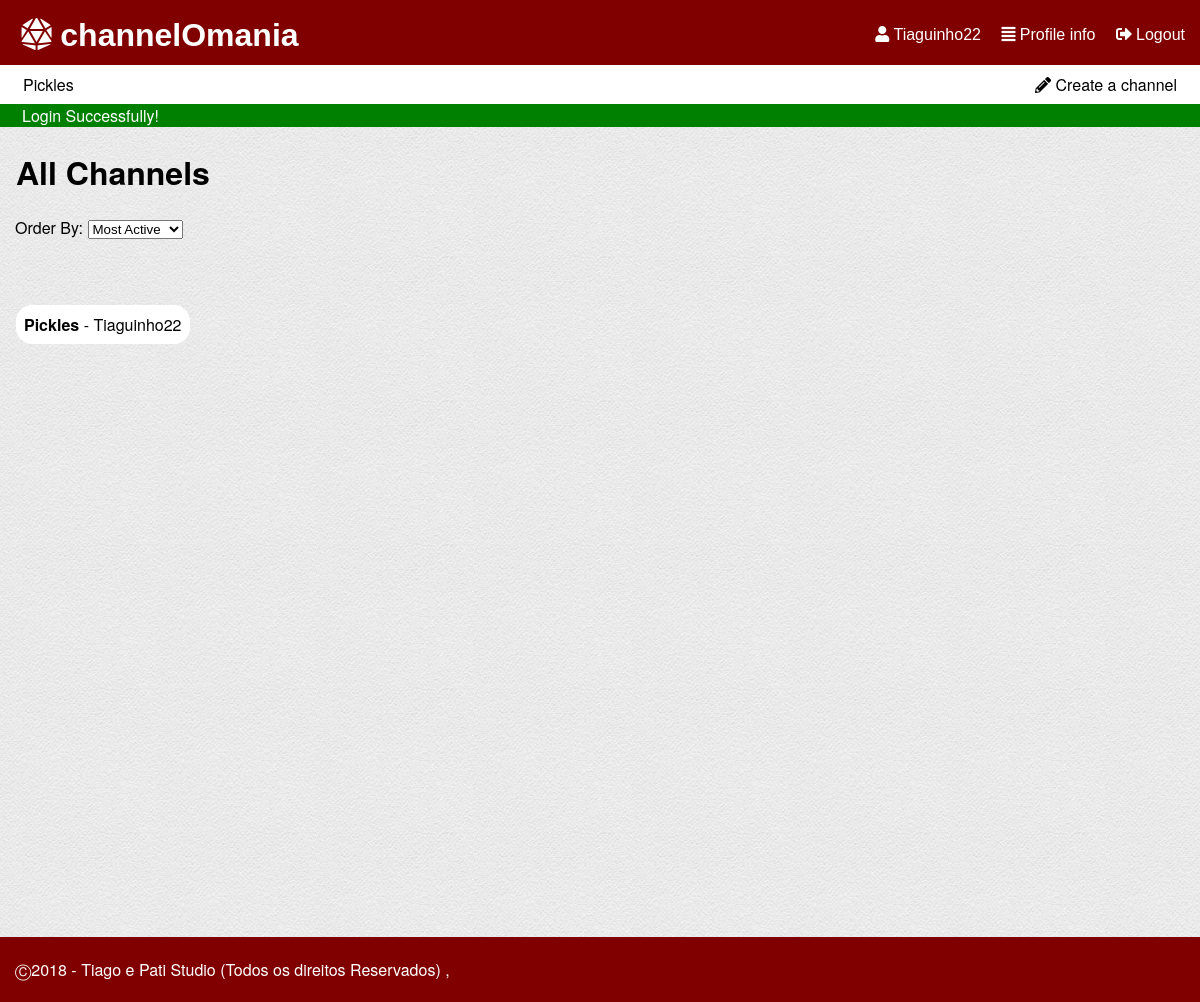
Page /pages/all_channels.php (signed in) on the earlier database version.
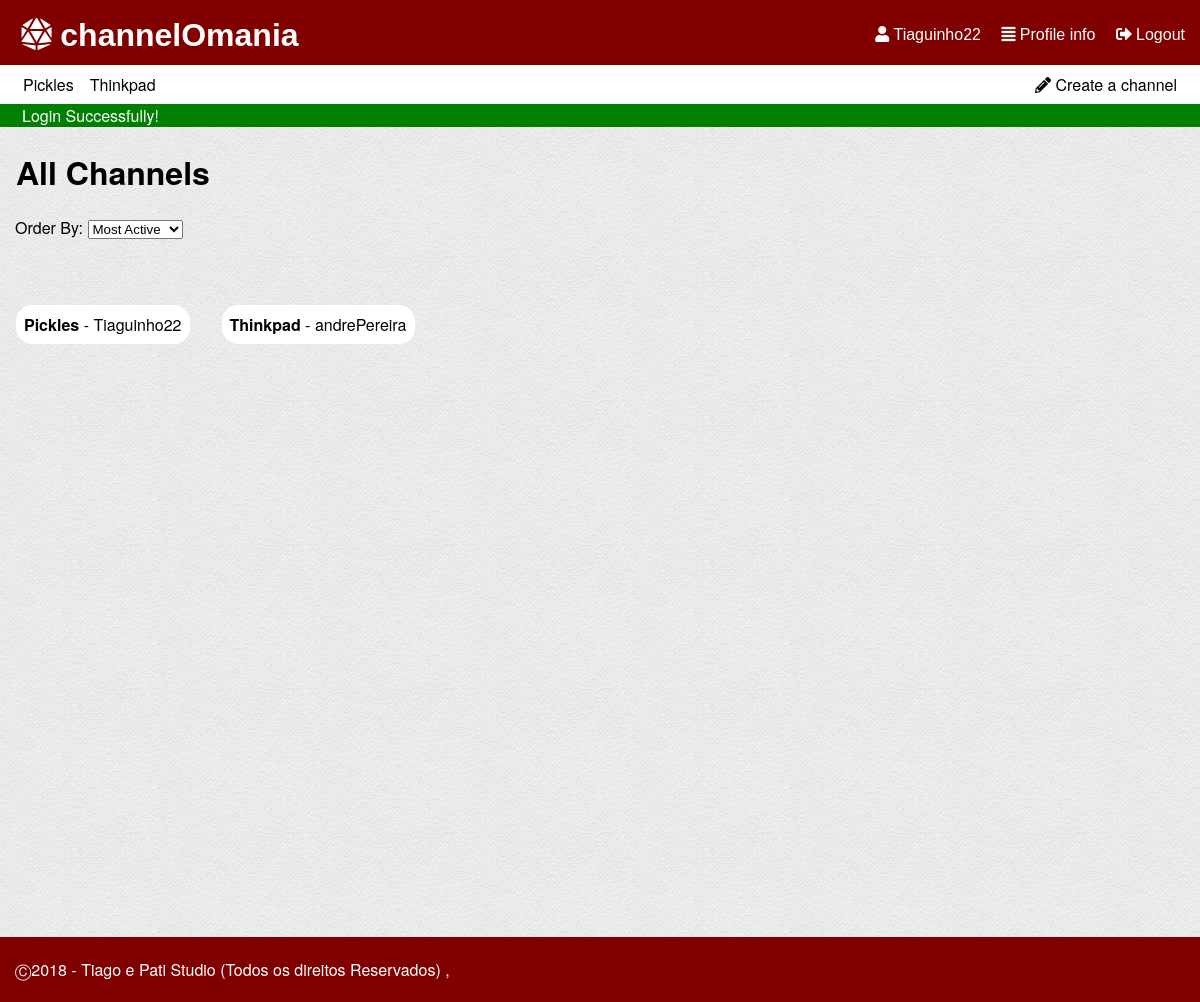
Same page on the later database version.
### tables this page shows
CREATE TABLE "channel" (
	`ID`	INTEGER NOT NULL,
	`name`	TEXT NOT NULL CHECK(length(name) > 0 and length(name) < 30) UNIQUE,
	`coverImage`	TEXT,
	`author`	INTEGER NOT NULL,
	PRIMARY KEY(`ID`),
	FOREIGN KEY(`author`) REFERENCES `user`(`ID`) ON DELETE Cascade ON UPDATE No Action
);

CREATE TABLE "user" (
	`ID`	INTEGER NOT NULL PRIMARY KEY AUTOINCREMENT,
	`username`	TEXT NOT NULL CHECK(length ( username ) > 0 and length ( username ) < 16),
	`email`	TEXT NOT NULL,
	`password`	TEXT NOT NULL CHECK(length ( password ) > 5),
	`birth`	TEXT CHECK(length ( birth ) > 0),
	`profilePic`	TEXT,
	`score`	INTEGER DEFAULT 0,
	CONSTRAINT `username` UNIQUE(`username`)
);

### database/db_list.php (called while the page is built, shortened)
<?php
function listChannel($sort='') {
  switch($sort){
    case 'mActive':
      $order = 'n_stories DESC';
      break;
    default:
      $order = 'n_stories DESC';
      break;
  }
  $db = Database::instance()->db();
  $stmt = $db->prepare('SELECT *,(SELECT COUNT(*) FROM story WHERE story.channel == channel.ID) AS n_stories,channel.ID as channelId FROM channel INNER JOIN user ON author=user.ID ORDER BY '.$order);
  $stmt->execute();
  return $stmt->fetchAll();
}
?>

### templates/tpl_all_channels.php (the view, shortened to what this page needs)
<?php function draw_channel_list($channels) { ?>
  <h1>All Channels</h1>
  <p id="order">Order By:
  <select id='orderSelector'>
    <option value="mActive">Most Active</option>
  </select></p>
  <div id="channelsList">
    <?php draw_channel_user($channels); ?>
  </div>
<?php } ?>
<?php function draw_channel_user($channels) { ?>
  <ul>
  <?php foreach($channels as $channel_list){ ?>
    <li><a href = "../pages/channel.php?channelId=<?php echo($channel_list['channelId']); ?>" ><?php echo($channel_list['name']); ?></a>
    <a href = "../pages/profile.php?userId=<?php echo($channel_list['author']); ?>" ><?php echo('- ' . $channel_list['username']); ?></a></li>
  <?php } ?>
</ul>
<?php } ?>

### templates/tpl_common.php (shortened to what this page needs)
<?php function draw_header($tabText = ""){
?>
<!DOCTYPE html>
<html lang="en-US">
  <head>
    <link href="../css/style.css" rel="stylesheet">
    <link href="../css/input.css" rel="stylesheet">
    <link href="../css/links.css" rel="stylesheet">
    <link rel="stylesheet" href="https://use.fontawesome.com/releases/v5.5.0/css/all.css">
  </head>
  <body>
    <header id="header">
      <?php if(isset($_SESSION['username'])){ ?>
        <div id='options'>
          <a href="../pages/profile.php"><i class="fas fa-user"></i> <?php echo($_SESSION['username']) ?></a>
          <a href="../pages/profile.php"><i class="fas fa-align-justify"></i> Profile info</a>
          <a href="../actions/action_logout.php"><i class="fas fa-sign-out-alt"></i> Logout</a>
        </div>
      <?php } ?>
      <h1><a href="mainpage.php"><i class="fas fa-dice-d20"></i> channelOmania</a></h1>
    </header>
    <?php if(isset($_SESSION['username'])){ ?>
    <div id="list_channels">
      <p><a href = "../pages/new_channel.php" ><i class="fas fa-pencil-alt"></i> Create a channel</a></p>
      <?php $channels = listChannel('mActive'); ?>
      <ul>
      <?php if(count($channels) > 5) { ?>
        <?php for ($i=0; $i < 5; $i++) { ?>
          <li><a href = "../pages/channel.php?channelId=<?php echo($channels[$i]['channelId']); ?>" ><?php echo($channels[$i]['name']); ?></a></li>
        <?php } ?>
          <li id="moreChannels"><a href = "../pages/all_channels.php" >More Channels</a></li>
      <?php } else { ?>
        <?php foreach($channels as $channel_list){ ?>
          <li><a href = "../pages/channel.php?channelId=<?php echo($channel_list['channelId']); ?>" ><?php echo($channel_list['name']); ?></a></li>
        <?php } ?>
      <?php } ?>
      </ul>
    </div>
    <?php } ?>
    <?php if (isset($_SESSION['messages'])) {?>
      <section id="messages">
        <?php foreach($_SESSION['messages'] as $message) { ?>
          <div class="<?=$message['type']?>"><?=$message['content']?></div>
        <?php } ?>
      </section>
    <?php unset($_SESSION['messages']); } ?>
<?php } ?>
<?php function draw_footer(){
  ?>
  <footer class="footer">
    <p>	&#9400;2018 - Tiago e Pati Studio (Todos os direitos Reservados) ,</p>
  </footer>
</body>
</html>
<?php }
 ?>

Differences in the rows shown:
added channel: name "Thinkpad", author.username "andrePereira"
